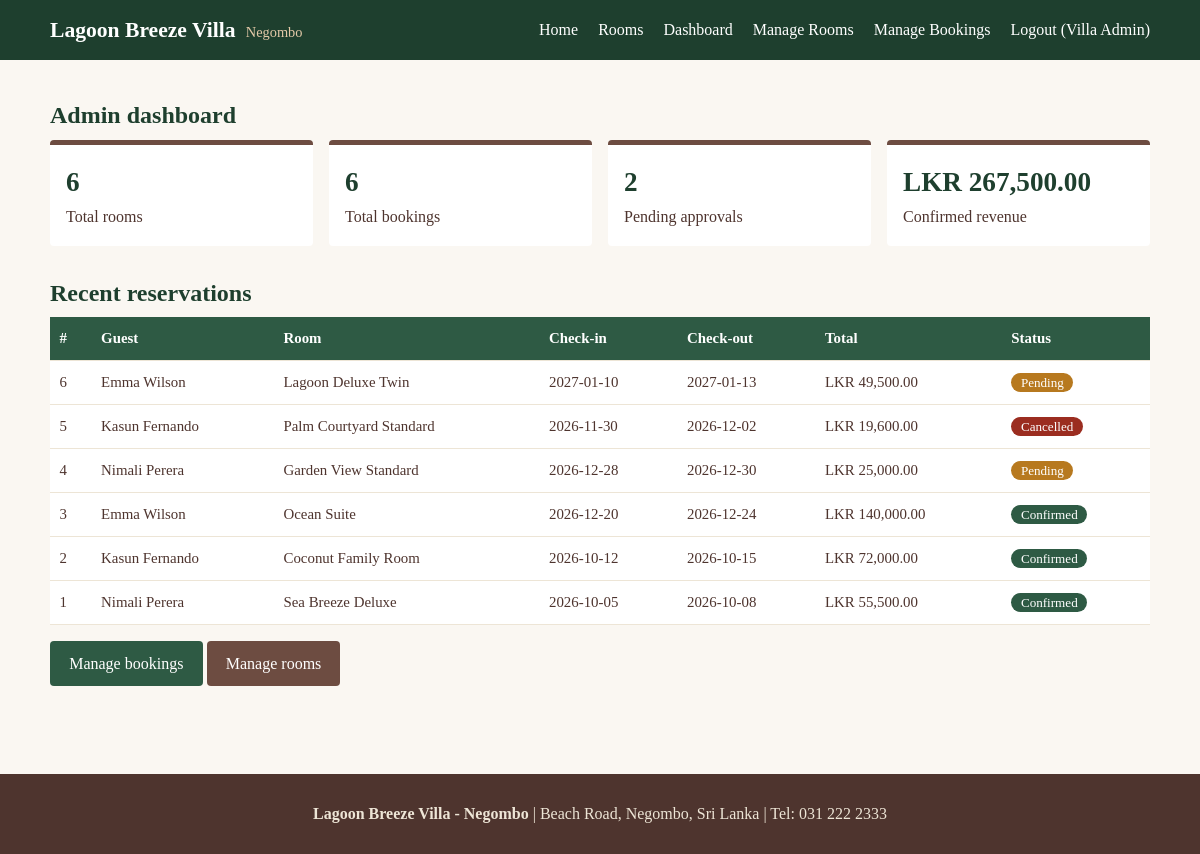
Page /admin/dashboard.php (signed in) on the committed database.
### tables this page shows
CREATE TABLE bookings (
  id INT AUTO_INCREMENT PRIMARY KEY,
  user_id INT NOT NULL,
  room_id INT NOT NULL,
  check_in DATE NOT NULL,
  check_out DATE NOT NULL,
  guests INT NOT NULL,
  nights INT NOT NULL,
  total_cost DECIMAL(10,2) NOT NULL,
  special_requests VARCHAR(500) DEFAULT '',
  status ENUM('Pending','Confirmed','Cancelled') NOT NULL DEFAULT 'Pending',
  created_at TIMESTAMP DEFAULT CURRENT_TIMESTAMP,
  FOREIGN KEY (user_id) REFERENCES users(id) ON DELETE CASCADE,
  FOREIGN KEY (room_id) REFERENCES rooms(id) ON DELETE RESTRICT
);

CREATE TABLE users (
  id INT AUTO_INCREMENT PRIMARY KEY,
  full_name VARCHAR(100) NOT NULL,
  email VARCHAR(120) NOT NULL UNIQUE,
  phone VARCHAR(20) NOT NULL,
  password_hash VARCHAR(255) NOT NULL,
  role ENUM('guest','admin') NOT NULL DEFAULT 'guest',
  created_at TIMESTAMP DEFAULT CURRENT_TIMESTAMP
);

CREATE TABLE rooms (
  id INT AUTO_INCREMENT PRIMARY KEY,
  name VARCHAR(100) NOT NULL,
  room_type VARCHAR(30) NOT NULL,             
  description TEXT NOT NULL,
  facilities VARCHAR(255) NOT NULL,           
  max_guests INT NOT NULL,
  price_per_night DECIMAL(10,2) NOT NULL,     
  image VARCHAR(100) NOT NULL DEFAULT 'Garden_View_Standard_room_descri…_cfeef5c1.jpg',
  status ENUM('Available','Unavailable') NOT NULL DEFAULT 'Available'
);

### includes/db.php (called while the page is built, shortened)
<?php
function e($text) {
    return htmlspecialchars((string)$text, ENT_QUOTES, 'UTF-8');
}
function lkr($amount) {
    return 'LKR ' . number_format($amount, 2);
}
    ?>

### admin/dashboard.php (the view, shortened to what this page needs)
<?php
require_once '../includes/db.php';
$total_rooms    = $pdo->query("SELECT COUNT(*) FROM rooms")->fetchColumn();
$total_bookings = $pdo->query("SELECT COUNT(*) FROM bookings")->fetchColumn();
$pending        = $pdo->query("SELECT COUNT(*) FROM bookings WHERE status = 'Pending'")->fetchColumn();
$revenue        = $pdo->query("SELECT COALESCE(SUM(total_cost), 0) FROM bookings WHERE status = 'Confirmed'")->fetchColumn();
$recent = $pdo->query("SELECT b.*, u.full_name, r.name AS room_name
                       FROM bookings b JOIN users u ON b.user_id = u.id JOIN rooms r ON b.room_id = r.id
                       ORDER BY b.created_at DESC, b.id DESC LIMIT 8")->fetchAll();
include '../includes/header.php';
?>
<section>
    <div class="container">
        <h1>Admin dashboard</h1>
        <div class="stats">
            <div class="stat"><strong><?php echo (int)$total_rooms; ?></strong>Total rooms</div>
            <div class="stat"><strong><?php echo (int)$total_bookings; ?></strong>Total bookings</div>
            <div class="stat"><strong><?php echo (int)$pending; ?></strong>Pending approvals</div>
            <div class="stat"><strong><?php echo lkr($revenue); ?></strong>Confirmed revenue</div>
        </div>
        <h2>Recent reservations</h2>
        <div class="table-wrap">
        <table>
            <tr><th>#</th><th>Guest</th><th>Room</th><th>Check-in</th><th>Check-out</th><th>Total</th><th>Status</th></tr>
            <?php foreach ($recent as $b): ?>
            <tr>
                <td><?php echo (int)$b['id']; ?></td>
                <td><?php echo e($b['full_name']); ?></td>
                <td><?php echo e($b['room_name']); ?></td>
                <td><?php echo e($b['check_in']); ?></td>
                <td><?php echo e($b['check_out']); ?></td>
                <td><?php echo lkr($b['total_cost']); ?></td>
                <td><span class="badge badge-<?php echo e($b['status']); ?>"><?php echo e($b['status']); ?></span></td>
            </tr>
            <?php endforeach; ?>
        </table>
        </div>
        <p><a class="btn" href="manage_bookings.php">Manage bookings</a> <a class="btn btn-brown" href="manage_rooms.php">Manage rooms</a></p>
    </div>
</section>
<?php include '../includes/footer.php'; ?>

### css/style.css (style rules this page uses)
:root { --green: #2E5A44; --green-dark: #1E3F2E; --teak: #6D4C41; --teak-dark: #4E342E; --sand: #FAF7F2; --sand-dark: #EDE5D6; }
* { box-sizing: border-box; }
body { margin: 0; font-family: Georgia, "Times New Roman", serif; background: var(--sand); color: var(--teak-dark); line-height: 1.6; }
h1, h2, h3 { color: var(--green-dark); line-height: 1.25; margin: 0 0 .6rem; }
a { color: var(--green); }
.container { width: 92%; max-width: 1100px; margin: 0 auto; }
section { padding: 2.5rem 0; }
.btn { display: inline-block; background: var(--green); color: #fff !important; border: 0; padding: .6rem 1.2rem; border-radius: 4px; text-decoration: none !important; cursor: pointer; font-size: 1rem; font-family: inherit; }
.btn-brown { background: var(--teak); }
.table-wrap { overflow-x: auto; }
table { width: 100%; border-collapse: collapse; background: #fff; }
th, td { padding: .6rem; border-bottom: 1px solid var(--sand-dark); text-align: left; vertical-align: top; font-size: .93rem; }
th { background: var(--green); color: #fff; }
.badge { padding: .15rem .6rem; border-radius: 10px; font-size: .82rem; color: #fff; }
.badge-Pending { background: #B7791F; }
.badge-Confirmed { background: var(--green); }
.badge-Cancelled { background: #9B2D20; }
.stats { display: grid; grid-template-columns: repeat(auto-fit, minmax(190px, 1fr)); gap: 1rem; margin-bottom: 2rem; }
.stat { background: #fff; border-top: 5px solid var(--teak); padding: 1rem; border-radius: 4px; }
.stat strong { display: block; font-size: 1.7rem; color: var(--green-dark); }

### rows in the picture
bookings: id "6", user.full_name "Emma Wilson", room.name "Lagoon Deluxe Twin", check_in "2027-01-10", check_out "2027-01-13", total_cost "LKR 49,500.00", status "Pending"
bookings: id "5", user.full_name "Kasun Fernando", room.name "Palm Courtyard Standard", check_in "2026-11-30", check_out "2026-12-02", total_cost "LKR 19,600.00", status "Cancelled"
bookings: id "4", user.full_name "Nimali Perera", room.name "Garden View Standard", check_in "2026-12-28", check_out "2026-12-30", total_cost "LKR 25,000.00", status "Pending"
bookings: id "3", user.full_name "Emma Wilson", room.name "Ocean Suite", check_in "2026-12-20", check_out "2026-12-24", total_cost "LKR 140,000.00", status "Confirmed"
bookings: id "2", user.full_name "Kasun Fernando", room.name "Coconut Family Room", check_in "2026-10-12", check_out "2026-10-15", total_cost "LKR 72,000.00", status "Confirmed"
bookings: id "1", user.full_name "Nimali Perera", room.name "Sea Breeze Deluxe", check_in "2026-10-05", check_out "2026-10-08", total_cost "LKR 55,500.00", status "Confirmed"

### other values in the picture
$_SESSION['name'] "Villa Admin"
$total_rooms "6"
$total_bookings "6"
$pending "2"
lkr($revenue) "LKR 267,500.00"
